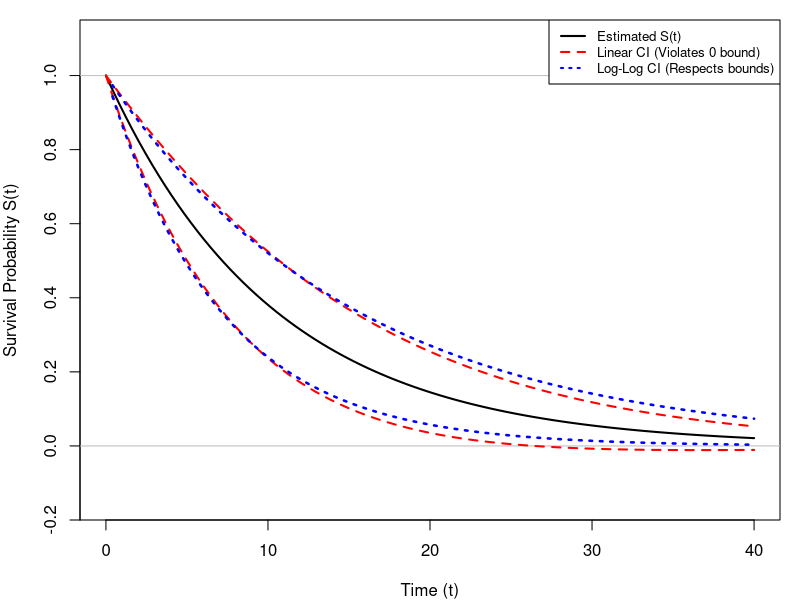

Write R code to recreate this figure.
## ---- chunk 1
#| label: survival-ci-plot
#| echo: false
#| fig-align: center
#| out-width: 90%
#| fig-height: 5.5
#| fig-width: 8

# Simulate exponential survival data
set.seed(42)
n <- 25  
true_lambda <- 0.1
T_obs <- rexp(n, rate = true_lambda)
lambda_hat <- 1 / mean(T_obs)
t_seq <- seq(0, 40, length.out = 100)

# Estimated Survival Function
S_hat <- exp(-lambda_hat * t_seq)

# Standard Linear CI
z <- qnorm(0.975) 
se_linear <- (lambda_hat * t_seq * S_hat) / sqrt(n)
linear_lower <- S_hat - z * se_linear
linear_upper <- S_hat + z * se_linear

# Log-Log Transformed CI
se_loglog <- sqrt( (1 / (S_hat * log(S_hat)))^2 * (se_linear^2) )
loglog_lower <- exp(-exp( log(-log(S_hat)) + z * se_loglog )) 
loglog_upper <- exp(-exp( log(-log(S_hat)) - z * se_loglog )) 

# Plot
par(mar=c(4,4,1,1))
plot(t_seq, S_hat, type = "l", lwd = 2, col = "black", 
     ylim = c(-0.15, 1.1), xlab = "Time (t)", ylab = "Survival Probability S(t)")
abline(h = c(0, 1), col = "gray", lty = 1)
lines(t_seq, linear_upper, col = "red", lty = 2, lwd = 2)
lines(t_seq, linear_lower, col = "red", lty = 2, lwd = 2)
lines(t_seq, loglog_upper, col = "blue", lty = 3, lwd = 2.5)
lines(t_seq, loglog_lower, col = "blue", lty = 3, lwd = 2.5)
legend("topright", legend = c("Estimated S(t)", "Linear CI (Violates 0 bound)", "Log-Log CI (Respects bounds)"), col = c("black", "red", "blue"), lty = c(1, 2, 3), lwd = 2, cex=0.8)
